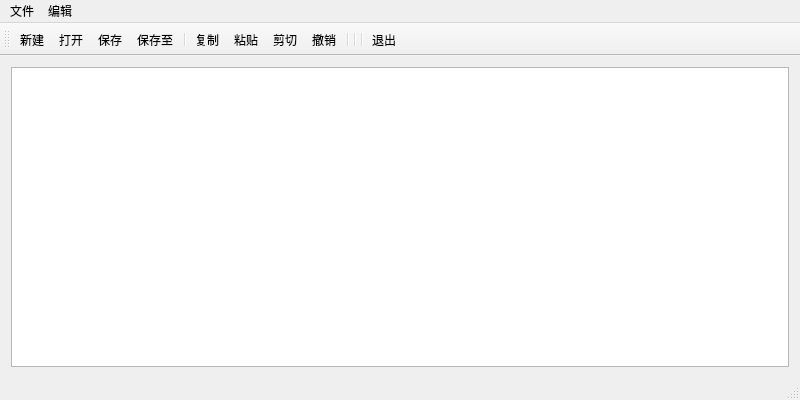
<?xml version="1.0" encoding="UTF-8"?>
<ui version="4.0">
 <class>Notepad</class>
 <widget class="QMainWindow" name="Notepad">
  <property name="geometry">
   <rect>
    <x>0</x>
    <y>0</y>
    <width>800</width>
    <height>400</height>
   </rect>
  </property>
  <property name="windowTitle">
   <string>Notepad</string>
  </property>
  <widget class="QWidget" name="centralWidget">
   <layout class="QVBoxLayout" name="verticalLayout">
    <item>
     <widget class="QTextEdit" name="textEdit"/>
    </item>
   </layout>
  </widget>
  <widget class="QMenuBar" name="menuBar">
   <property name="geometry">
    <rect>
     <x>0</x>
     <y>0</y>
     <width>800</width>
     <height>17</height>
    </rect>
   </property>
   <widget class="QMenu" name="menuFile">
    <property name="title">
     <string>文件</string>
    </property>
    <addaction name="actionNew"/>
    <addaction name="actionOpen"/>
    <addaction name="actionSave"/>
    <addaction name="actionSave_as"/>
    <addaction name="separator"/>
    <addaction name="actionExit"/>
   </widget>
   <widget class="QMenu" name="menuEdit">
    <property name="title">
     <string>编辑</string>
    </property>
    <addaction name="actionCopy"/>
    <addaction name="actionCut"/>
    <addaction name="actionPaste"/>
    <addaction name="separator"/>
    <addaction name="actionUndo"/>
   </widget>
   <addaction name="menuFile"/>
   <addaction name="menuEdit"/>
  </widget>
  <widget class="QToolBar" name="mainToolBar">
   <attribute name="toolBarArea">
    <enum>TopToolBarArea</enum>
   </attribute>
   <attribute name="toolBarBreak">
    <bool>false</bool>
   </attribute>
   <addaction name="actionNew"/>
   <addaction name="actionOpen"/>
   <addaction name="actionSave"/>
   <addaction name="actionSave_as"/>
   <addaction name="separator"/>
   <addaction name="actionCopy"/>
   <addaction name="actionPaste"/>
   <addaction name="actionCut"/>
   <addaction name="actionUndo"/>
   <addaction name="separator"/>
   <addaction name="separator"/>
   <addaction name="separator"/>
   <addaction name="actionExit"/>
  </widget>
  <widget class="QStatusBar" name="statusBar"/>
  <action name="actionNew">
   <property name="icon">
    <iconset>
     <normaloff>:/images/new.png</normaloff>:/images/new.png</iconset>
   </property>
   <property name="text">
    <string>新建</string>
   </property>
   <property name="toolTip">
    <string>New text document</string>
   </property>
   <property name="shortcut">
    <string>Ctrl+N</string>
   </property>
  </action>
  <action name="actionOpen">
   <property name="icon">
    <iconset>
     <normaloff>:/images/open.png</normaloff>:/images/open.png</iconset>
   </property>
   <property name="text">
    <string>打开</string>
   </property>
   <property name="toolTip">
    <string>Open file</string>
   </property>
   <property name="shortcut">
    <string>Ctrl+O</string>
   </property>
  </action>
  <action name="actionSave">
   <property name="icon">
    <iconset>
     <normaloff>:/images/save.png</normaloff>:/images/save.png</iconset>
   </property>
   <property name="text">
    <string>保存</string>
   </property>
   <property name="toolTip">
    <string>Save file</string>
   </property>
   <property name="shortcut">
    <string>Ctrl+S</string>
   </property>
  </action>
  <action name="actionSave_as">
   <property name="icon">
    <iconset>
     <normaloff>:/images/save_as.png</normaloff>:/images/save_as.png</iconset>
   </property>
   <property name="text">
    <string>保存至</string>
   </property>
   <property name="toolTip">
    <string>Save file as</string>
   </property>
   <property name="shortcut">
    <string>Alt+S</string>
   </property>
  </action>
  <action name="actionExit">
   <property name="icon">
    <iconset theme="exit.png">
     <normaloff>:/images/exit.png</normaloff>:/images/exit.png</iconset>
   </property>
   <property name="text">
    <string>退出</string>
   </property>
   <property name="toolTip">
    <string>Exit notepad</string>
   </property>
  </action>
  <action name="actionCopy">
   <property name="icon">
    <iconset>
     <normaloff>:/images/copy.png</normaloff>:/images/copy.png</iconset>
   </property>
   <property name="text">
    <string>复制</string>
   </property>
   <property name="shortcut">
    <string>Ctrl+C</string>
   </property>
  </action>
  <action name="actionCut">
   <property name="icon">
    <iconset>
     <normaloff>:/images/cut.png</normaloff>:/images/cut.png</iconset>
   </property>
   <property name="text">
    <string>剪切</string>
   </property>
   <property name="shortcut">
    <string>Ctrl+X</string>
   </property>
  </action>
  <action name="actionPaste">
   <property name="icon">
    <iconset>
     <normaloff>:/images/paste.png</normaloff>:/images/paste.png</iconset>
   </property>
   <property name="text">
    <string>粘贴</string>
   </property>
   <property name="shortcut">
    <string>Ctrl+V</string>
   </property>
  </action>
  <action name="actionUndo">
   <property name="icon">
    <iconset>
     <normaloff>:/images/edit_undo.png</normaloff>:/images/edit_undo.png</iconset>
   </property>
   <property name="text">
    <string>撤销</string>
   </property>
   <property name="shortcut">
    <string>Ctrl+Z</string>
   </property>
  </action>
 </widget>
 <layoutdefault spacing="6" margin="11"/>
 <resources/>
 <connections/>
</ui>
